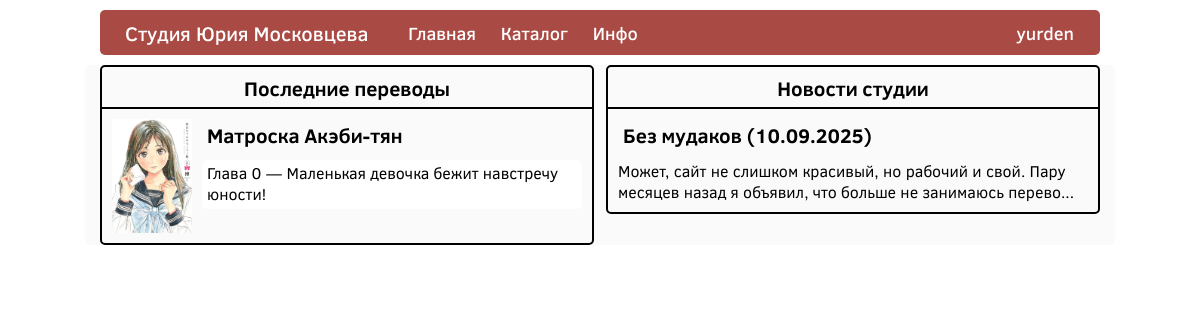
The app's page /home/ (signed in) with its own data.
### manga_section/models.py (models this page shows, shortened)
class Manga(models.Model):
    manga_name = models.CharField(max_length=150,
                                  verbose_name='Название')
    manga_slug = models.SlugField(max_length=200,
                                  verbose_name='SLUG-адрес',
                                  unique=True)
    genres = models.ManyToManyField(Genre,
                                    verbose_name='Жанр')
    authors = models.ManyToManyField(Author,
                                     verbose_name='Автор')
    description = models.TextField(verbose_name='Описание')

class Chapter(models.Model):
    volume = models.ForeignKey(Volume,
                              on_delete=models.CASCADE,
                              related_name='chapters',
                              verbose_name='Манга')
    ch_number = models.PositiveIntegerField(verbose_name='Номер')
    ch_name = models.CharField(max_length=100,
                               verbose_name='Название')
    add_date = models.DateTimeField(auto_now_add=True,
                                    verbose_name='Дата и время создания')
    interpreter = models.ManyToManyField(Staff,
                                         verbose_name='Переводчик',
                                         related_name='interpreters',
                                         blank=True,
                                         default=None)
    editor = models.ManyToManyField(Staff,
                                    verbose_name='Редактор',
                                    related_name='editors',
                                    blank=True,
                                    default=None)
    retoucher = models.ManyToManyField(Staff,
                                       verbose_name='Ретушёр',
                                       related_name='retouchers',
                                       blank=True,
                                       default=None)
    typesetter = models.ManyToManyField(Staff,
                                        verbose_name='Верстальщик',
                                        related_name='typesetters',
                                        blank=True,
                                        default=None)
    sfx_artist = models.ManyToManyField(Staff,
                                        verbose_name='Художник по звукам',
                                        related_name='sfx_artists',
                                        blank=True,
                                        default=None)
    def get_chapter_display(self):
        num = float(self.ch_number)
        if num.is_integer():
            return str(int(num))
        else:
            return str(num)

### post_section/models.py (models this page shows, shortened)
class Post(models.Model):
    post_name = models.CharField(max_length=150,
                                 verbose_name='Название')
    post_slug = models.SlugField(max_length=200,
                                 unique=True,
                                 verbose_name='SLUG-адрес')
    content = RichTextUploadingField(verbose_name='Содержание')
    add_date = models.DateTimeField(auto_now_add=True,
                                    verbose_name='Дата и время создания')
    view_count = models.PositiveIntegerField(default=0,
                                             editable=False,
                                             verbose_name='Счётчик просмотров')
    visibility = models.BooleanField(default=True,
                                     verbose_name='Отображение на главной')
    def get_short_content(self, max_length=115):
        content_no_images = re.sub(r'<img[^>]*>', '', self.content)
        content_no_nbsp = re.sub(r'&nbsp;', ' ', content_no_images)
        text_only = re.sub(r'<[^>]*>', '', content_no_nbsp)
        if len(text_only) > max_length:
            return text_only[:max_length] + '...'
        return text_only
    def get_short_content_safe(self, max_length=115):
        from django.utils.safestring import mark_safe
        return mark_safe(self.get_short_content(max_length))

### main_section/views.py (the view)
# urls.py: path('home/', main_section_views.main_page, name='home-page'),
def main_page(request):
    last_week = timezone.now() - timezone.timedelta(days=7)
    recent_chapters = Chapter.objects.filter(
        add_date__gte=last_week
    ).select_related(
        'volume__manga'
    ).prefetch_related(
        Prefetch('volume__manga__volumes',
                 queryset=Volume.objects.order_by('-vol_number'),
                 to_attr='latest_volumes')
    ).order_by('-add_date')
    recent_posts = Post.objects.filter(add_date__gte=last_week, visibility=True).order_by('-add_date')
    manga_dict = {}
    for chapter in recent_chapters:
        manga = chapter.volume.manga
        if manga.id not in manga_dict:
            latest_volume = manga.volumes.order_by('-vol_number').first()
            cover = latest_volume.vol_cover if latest_volume else None
            manga_dict[manga.id] = {
                'manga': manga,
                'cover': cover,
                'chapters': []
            }
        manga_dict[manga.id]['chapters'].append(chapter)
    context = {
        'recent_manga': list(manga_dict.values()),
        'recent_post': recent_posts
    }
    return render(request, 'main_page.html', context)

### templates/main_page.html (shortened to what this page needs)
{% extends "top_panel.html" %}
{% load static %}
{% block content %}
    <link rel="stylesheet" href="{% static 'main_section/css/main_page.css' %}">
    <div class="main_container">
        <div class="updates_container">
            <div class="block_title">
                <h1>Последние переводы</h1>
            </div>
            <div class="block_container">
                {% for item in recent_manga %}
                    <div class="block">
                        <div class="block_img">
                            <img src={{ item.cover.url }}>
                        </div>
                        <div class="block_text">
                            <div class="block_info">
                                <a href="{% url 'manga-page' slug=item.manga.manga_slug %}">{{ item.manga.manga_name }}</a>
                            </div>
                            <div class="block_chapters">
                                {% for chapter in item.chapters %}
                                <div class="one_chapter">
                                    <a href="{% url 'chapter-page' manga_slug=item.manga.manga_slug ch_number=chapter.get_chapter_display %}">
                                        Глава {{ chapter.get_chapter_display }}
                                        {% if chapter.ch_name and chapter.ch_name.strip %}
                                             — {{ chapter.ch_name }}
                                        {% endif %}
                                    </a>
                                </div>
                                {% endfor %}
                            </div>
                        </div>
                    </div>
                {% endfor %}
            </div>
        </div>
        <div class="news_container">
            <div class="block_title">
                <h1>Новости студии</h1>
            </div>
            <div class="block_container">
                {% for post in recent_post %}
                    <div class="post_block">
                        <div class="post_block_title">
                            <a href="{% url 'post-page' post_slug=post.post_slug %}"><h1>{{ post.post_name }} ({{ post.add_date|date:"d.m.Y" }})</h1></a>
                        </div>
                        <div class="post_block_content">
                            <p>{{ post.get_short_content_safe }}</p>
                        </div>
                    </div>
                {% endfor %}
            </div>
        </div>
    </div>
{% endblock %}

### templates/top_panel.html (shortened to what this page needs)
{% load static %}
<!DOCTYPE html>
<html lang="ru">
<head>
</head>
<body>
        {% block top_panel %}
            <link rel="stylesheet" href="{% static 'main_section/css/top_panel.css' %}">
            <div class="top_panel_container">
                <div class="site_name_container">
                    <p>Студия Юрия Московцева</p>
                </div>
                <div class="buttons_container">
                    <div class="main_page_link">
                        <a href="{% url 'home-page' %}">Главная</a>
                    </div>
                    <div class="catalog_link">
                        <a href="#">Каталог</a>
                    </div>
                    <div class="info_link">
                        <a href="{% url 'info' %}">Инфо</a>
                    </div>
                </div>
                <div class="profile_container">
                    {% if user.is_authenticated %}
                        <button class="profile_menu_btn" onclick="toggleMenu()"><p>{{ user.username }}</p></button>
                    {% endif %}
                </div>
            </div>
        {% endblock %}
        {% block content %}
        {% endblock %}
</body>
</html>

### main_section/static/main_section/css/top_panel.css (style rules this page uses)
body, html { width: 100%; margin: 0; padding: 0; font-family: 'ClearSans'; }
.top_panel_container { display: flex; color: #FFFFFF; height: 45px; width: 1000px; margin: 10px auto 0 auto; align-items: center; background: #AA4A44 !important; border-radius: 5px; }
.site_name_container { font-family: 'ClearSans', sans-serif; display: flex; height: 30px; padding-right: 15px; align-items: center; margin-left: 25px; }
.site_name_container p { font-size: 20px; font-weight: 500; }
.buttons_container { display: flex; flex-direction: row; gap: 15px; align-items: center; margin-left: 20px; margin-right: auto; }
.buttons_container a { font-size: 18px; font-weight: 500; }
.main_page_link { display: flex; border-radius: 5px; transition: all 0.2s ease; }
.main_page_link a { margin: auto 0; padding: 2px 5px; text-decoration: none; color: #FFFFFF; font-weight: 500; }
.catalog_link { display: flex; border-radius: 5px; }
.catalog_link a { text-decoration: none; font-weight: 500; color: #FFFFFF; padding: 2px 5px; }
.info_link { display: flex; border-radius: 5px; }
.info_link a { text-decoration: none; font-weight: 500; color: #FFFFFF; padding: 2px 5px; }
.profile_container { display: flex; justify-content: center; margin-right: 20px; border-radius: 5px; gap: 5px }
.profile_container p { color: white; font: 500 18px 'ClearSans', sans-serif; margin: 0; }
.profile_container button { border: none; border-radius: 5px; background: none; }

### main_section/static/main_section/css/main_page.css (style rules this page uses)
body, html { width: 100%; margin: 0; padding: 0; font-family: 'ClearSans'; }
.main_container { display: flex; justify-content: space-between; padding: 0 15px; background: #FAFAFA; width: 1000px; height: fit-content; margin: 10px auto; border-radius: 5px; }
.updates_container { width: 490px; height: fit-content; border: 2px solid #000000; border-radius: 5px; }
.news_container { width: 490px; height: fit-content; border: 2px solid #000000; border-radius: 5px; }
.block_title { display: flex; align-items: center; width: 100%; height: 40px; }
.block_title h1 { font-size: 20px; text-align: center; margin: 0 auto; }
.block_container { width: 100%; }
.block { display: flex; width: 100%; border-top: 2px solid black; height: fit-content; }
.post_block { display: flex; width: 100%; border-top: 2px solid black; height: fit-content; }
.block_img { margin: 10px 0 10px 10px; height: fit-content; }
.block_img img { display: block; width: 80px; }
.block_text { display: flex; flex-direction: column; width: 100%; margin: 10px; }
.block_info { display: flex; justify-content: center; width: fit-content; margin-bottom: 10px; box-sizing: border-box; }
.block_info a { font-size: 20px; font-weight: bold; text-decoration: none; color: black; margin: 0; padding: 2px 5px; transition: all 0.2s ease; border-radius: 5px; }
.block_chapters { display: flex; flex-direction: column; gap: 10px; }
.one_chapter { padding: 2px 5px; width: fit-content; max-width: 100%; border-radius: 5px; background: #fff; transition: all 0.2s ease; box-sizing: border-box; cursor: pointer; }
.one_chapter a { margin: 0; padding: 0; text-decoration: none; color: black; display: block; width: 100%; }
.post_block { display: flex; flex-direction: column; border-top: 2px solid black; }
.post_block_title { margin: 10px 0 10px 10px; width: fit-content; border-radius: 5px; }
.post_block_title a { text-decoration: none; color: black; padding: 0; margin: 0; }
.post_block_title h1 { margin: 0; padding: 2px 5px; font-size: 20px; }
.post_block_content { margin: 0 10px 10px 10px; width: fit-content; }
.post_block_content p { margin: 0; padding: 0; font-size: 16px; }

### records on screen
Manga: manga.manga_name "Матроска Акэби-тян"
Chapter: chapter "0", ch_name "Маленькая девочка бежит навстречу юности!"
Post: post_name "Без мудаков", add_date "10.09.2025", get_short_content_safe "Может, сайт не слишком красивый, но рабочий и свой. Пару месяцев назад я объявил, что больше не занимаюсь перево..."

### other values on screen
{{ user.username }} "yurden"
